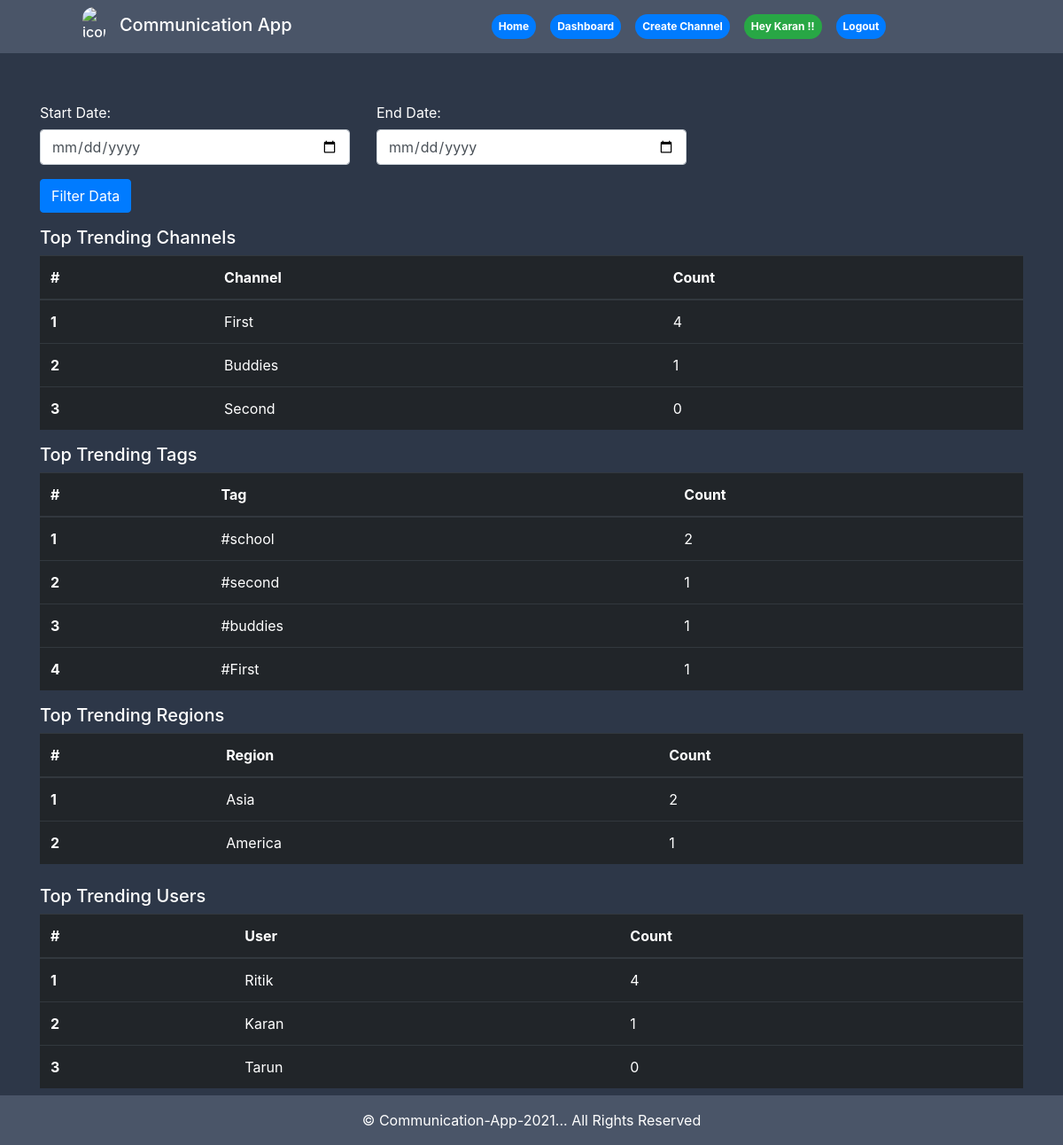
The app's page /dashboard/ (signed in) with its own data.
### landing/models.py (models this page shows, shortened)
class Base_model(models.Model):
    created_date = models.DateField(auto_now_add=True)
    updated_date = models.DateField(auto_now_add=True)
    class Meta:
        abstract = True

class Channel(Base_model):
    name = models.TextField(max_length=256)
    description = models.TextField(max_length=8000)
    users = models.TextField(max_length=10000)
    tags = models.TextField(max_length=10000)
    owner = models.ForeignKey(User, on_delete=models.SET_NULL,related_name="Channel",null=True,)

### landing/views.py (the view)
# urls.py: path('dashboard/',views.dashboard, name="dashboard"),
def dashboard(request):
    if (request.user.is_anonymous):
        return render(request, 'error.html')
    all_channels = Channel.objects.all()
    all_Posts = ChannelPost.objects.all()
    all_users = User.objects.all()
    if request.method == 'POST':
        all_channels = all_channels.filter(created_date__range=[request.POST["start"], request.POST["end"]])
        all_Posts = all_Posts.filter(created_date__range=[request.POST["start"], request.POST["end"]])
    top_channel_post = {}
    for channel in all_channels:
        post_count = all_Posts.filter(channel=channel).count()
        name = channel.name
        top_channel_post[name]=post_count
    channel_post_dash = list(reversed(sorted(top_channel_post.items(), key=lambda kv: [kv[1], kv[0]])))[:5]
    top_user = {}
    for user in all_users:
        post_count = all_Posts.filter(user=user).count()
        name = user.first_name
        top_user[name] = post_count
    top_user_dash = list(reversed(sorted(top_user.items(), key=lambda kv: [kv[1], kv[0]])))[:5]
    top_region_dash = list(all_users.values('last_name').annotate(count= Count('last_name')).order_by('-count'))[:5]
    all_tags = {}
    for i in all_channels:
        temp = i.tags.split(",")
        for tag in temp:
            if tag in all_tags:
                all_tags[tag]+=1
            else:
                all_tags[tag]=1
    top_tags_dash = list(reversed(sorted(all_tags.items(), key=lambda kv: [kv[1], kv[0]])))[:5]
    context = {"channel_post": channel_post_dash, "top_user": top_user_dash, "region":top_region_dash, "top_tags":top_tags_dash, "channel":True}
    return render(request, 'dashboard.html', context=context)

### templates/dashboard.html (shortened to what this page needs)
{% extends 'base.html' %}
{% block body %}
{% load humanize %}
<div class="container py-5">
    <form action="/dashboard/" method="POST" class="text-white row">
        <div class="form-group col-md-4">
            <label for="title" class="col-form-label">Start Date:</label>
            <input type="date" class="form-control" id="title" name="start" required>
        </div>
        <div class="form-group col-md-4">
            <label for="desc" class="col-form-label">End Date:</label>
            <input type="date" class="form-control" id="desc" name="end" required>
        </div>
        <div class="form-group col-md-12">
            <button type="submit" class="btn btn-primary">Filter Data</button>
        </div>
    </form>
    <h5 class="text-white">Top Trending Channels</h5>
    <table class="table table-dark">
        <thead>
            <tr>
                <th scope="col">#</th>
                <th scope="col">Channel</th>
                <th scope="col">Count</th>
            </tr>
        </thead>
        <tbody>
            {% for channel in channel_post %}
            <tr>
                <th scope="row">{{forloop.counter}}</th>
                <td>{{channel.0}}</td>
                <td>{{channel.1}}</td>
            </tr>
            {% endfor %}
        </tbody>
    </table>
    <h5 class="text-white">Top Trending Tags</h5>
    <table class="table table-dark">
        <thead>
            <tr>
                <th scope="col">#</th>
                <th scope="col">Tag</th>
                <th scope="col">Count</th>
            </tr>
        </thead>
        <tbody>
            {% for channel in top_tags %}
            <tr>
                <th scope="row">{{forloop.counter}}</th>
                <td>{{channel.0}}</td>
                <td>{{channel.1}}</td>
            </tr>
            {% endfor %}
        </tbody>
    </table>
    <h5 class="text-white">Top Trending Regions</h5>
    <table class="table table-dark">
        <thead>
            <tr>
                <th scope="col">#</th>
                <th scope="col">Region</th>
                <th scope="col">Count</th>
            </tr>
        </thead>
        <tbody>
            {% for channel in region %}
            <tr>
                <th scope="row">{{forloop.counter}}</th>
                <td>{{channel.last_name}}</td>
                <td>{{channel.count}}</td>
            </tr>
            {% endfor %}
        </tbody>
    </table>
    <h5 class="text-white mt-4">Top Trending Users</h5>
    <table class="table table-dark">
        <thead>
            <tr>
                <th scope="col">#</th>
                <th scope="col">User</th>
                <th scope="col">Count</th>
            </tr>
        </thead>
        <tbody>
            {% for channel in top_user %}
            <tr>
                <th scope="row">{{forloop.counter}}</th>
                <td>{{channel.0}}</td>
                <td>{{channel.1}}</td>
            </tr>
            {% endfor %}
        </tbody>
    </table>
</div>
{% endblock body %}

### templates/base.html (shortened to what this page needs)
<!doctype html>
<html lang="en">
<head>
    <link href="https://unpkg.com/tailwindcss@^1.0/dist/tailwind.min.css" rel="stylesheet">
    <link rel="stylesheet" href="https://maxcdn.bootstrapcdn.com/bootstrap/4.0.0/css/bootstrap.min.css"
>
</head>
<body class="bg-gray-800">
    <header class="text-gray-500 bg-gray-700 body-font">
        <div class="container mx-auto flex flex-wrap py-2 flex-col md:flex-row items-center">
            <a class="flex title-font font-medium items-center text-white mb-1 md:mb-0 ml-5 mr-5" href="/">
                <img src="https://encrypted-tbn0.gstatic.com/images?q=tbn%3AANd9GcRBTm52YMz9XsSELg1RXv7V-k4JyemAExhaRQ&usqp=CAU" alt="icon" style="width: 10%; height: 10%;" class="rounded-full">
                <span class="ml-3 text-xl">Communication App</span>
            </a>
            <nav class="md:ml-auto md:mr-auto flex flex-wrap items-center text-base justify-center">
                <a class="mr-3 badge badge-primary badge-pill p-2" href="/">Home</a>
            {% if user.is_authenticated %}
            <a href="/dashboard/" class="badge badge-primary badge-pill mr-3 p-2">Dashboard</a>
            {% if channel %}
            <a class="mr-3 badge badge-primary badge-pill p-2" href="" data-toggle="modal" data-target="#add">Create Channel</a>
            {% endif %}
            <h6 class="mr-3 badge badge-success badge-pill p-2 mt-2">Hey {{ request.user.first_name|capfirst }} !!</h5>
            <a href="/logout/" class="badge badge-primary badge-pill p-2">Logout</a>
            {% else %}
                <button type="button" class="badge badge-primary badge-pill mr-3 p-2" data-toggle="modal" data-target="#login">LogIn
                </button>
                <button type="button" class="badge badge-primary badge-pill mr-3 p-2" data-toggle="modal" data-target="#signup">SignUp
                </button>
            {% endif %}
            </nav>
        </div>
    </header>
    {% block body %}
    {% endblock body %}
    <div class="footer bg-gray-700 pt-3">
        <p>&copy; Communication-App-2021... All Rights Reserved</p>
        </div>
</body>
</html>

### templates/base.html (style rules this page uses)
.footer { position: fixed; left: 0; bottom: 0; width: 100%; color: white; text-align: center; }

### records on screen
Channel: name "First"
Channel: name "Buddies"
Channel: name "Second", tags "#second"

### other values on screen
{{ request.user.first_name|capfirst }} "Karan"
{{ channel.1 }} "4" "1" "0"
{{ channel.0 }} "#school" "#buddies" "#First"
{{ channel.1 }} "2" "1" "1" "1"
{{ channel.last_name }} "Asia" "America"
{{ channel.count }} "2" "1"
{{ channel.0 }} "Ritik" "Karan" "Tarun"
